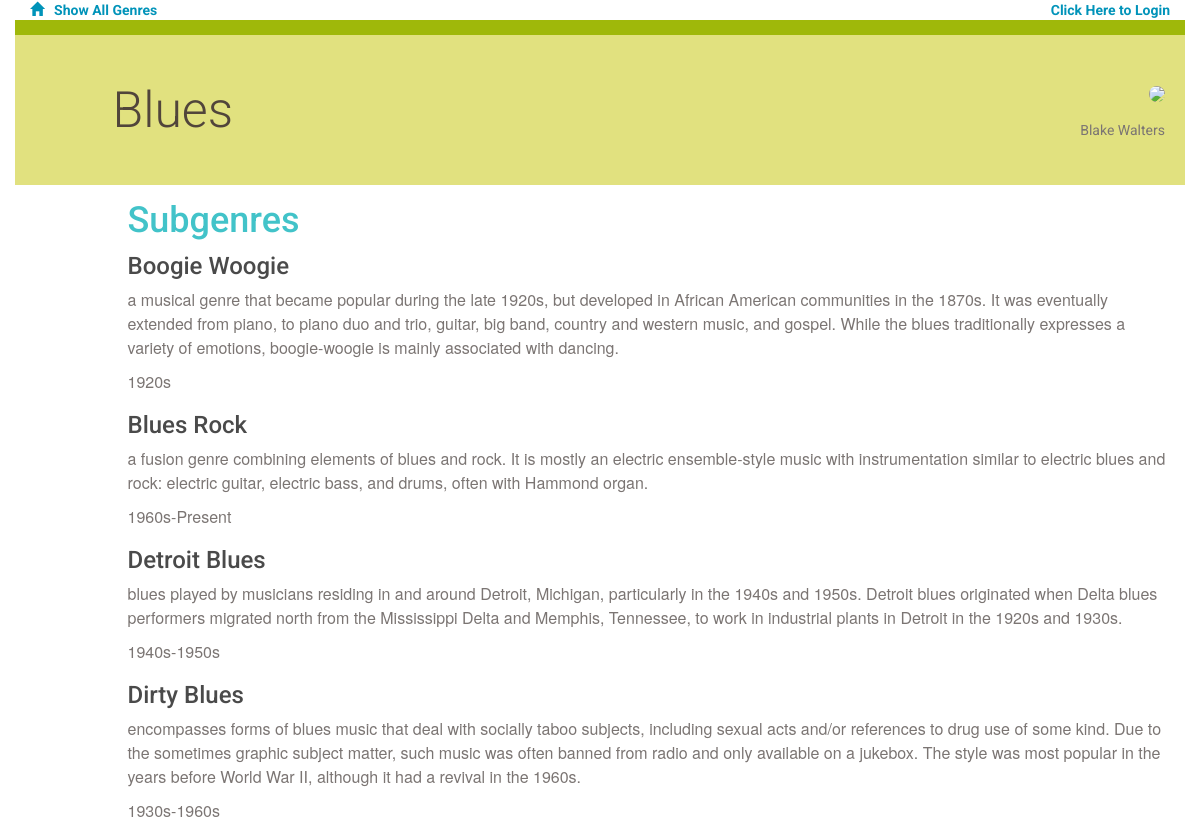
Page /genres/5/subgenre/ on the committed database.
### database_setup.py (models this page shows, shortened)
class Genre(Base):
    __tablename__ = 'genre'
    id = Column(Integer, primary_key = True)
    name = Column(String(80), nullable = False)
    user_id = Column(Integer, ForeignKey('user.id'))
    user = relationship(User)

class User(Base):
    __tablename__ = 'user'
    id = Column(Integer, primary_key=True)
    name = Column(String(250), nullable=False)
    email = Column(String(250), nullable=False)

class Subgenre(Base):
    __tablename__ = 'subgenre'
    name = Column(String(80), nullable = False)
    id = Column(Integer, primary_key = True)
    description = Column(String(400))
    instruments = Column(String(250))
    popular_years = Column(String(20))
    genre_id = Column(Integer, ForeignKey('genre.id'))
    genre = relationship(Genre)
    user_id = Column(Integer, ForeignKey('user.id'))
    user = relationship(User)

### application.py (the view)
@app.route('/genre/<int:genre_id>/')
@app.route('/genres/<int:genre_id>/subgenre/')
def genreSubgenre(genre_id):
    genre = session.query(Genre).filter_by(id = genre_id).one()
    creator = getUserInfo(genre.user_id)
    subgenres = session.query(Subgenre).filter_by(genre_id = genre_id).all()
    if 'username' not in login_session or creator.id != login_session['user_id']:
        return render_template('publicsubgenre.html', subgenres=subgenres, genre=genre, creator=creator)
    else:
        return render_template('subgenre.html', subgenres=subgenres, genre=genre, creator=creator)

### application.py (called while the page is built)
def getUserInfo(user_id):
    user = session.query(User).filter_by(id=user_id).one()
    return user

### templates/publicsubgenre.html (shortened to what this page needs)
{% extends "main.html" %}
{% block content %}
{% include "header.html" %}
    <div class="row divider green">
        <div class="col-md-12"></div>
    </div>
    <div class="row banner subgenre">
        <div class="col-md-11 col-md-offset-1 padding-none">
            <h1>{{genre.name}}
            <figure class="creator">
                <img src="{{url_for('static', filename='blank_user.gif')}}">
                <figcaption>{{creator.name}}</figcaption>
            </figure>
            </h1>
        </div>
    </div>
<div class = "row">
    <div class="col-md-12">
    </div>
</div>
<div class="row">
    <div class="col-md-1"></div>
    <div class="col-md-11">
        <h2>Subgenres</h2>
            {% for i in subgenres %}
                <div class="subgenre">
                    <h3>{{i.name}}</h3>
                    <p>{{i.description}}</p>
                    <p class="popular_years">{{i.popular_years}}</p>
                </div>
            {% endfor %}
    </div>
</div>
{% endblock %}

### static/styles.css (style rules this page uses)
* { font-family: "Helvetica Neue Bold", Roboto, Helvetica, Arial, sans-serif; font-weight: 700; }
h1 { font-family: "Helvetica Neue Light", Roboto, Helvetica, Arial, sans-serif; font-size: 50px; color: #51453B; line-height: 60px; font-weight: 300; }
h2 { font-size: 36px; color: #42C3C9; line-height: 29px; }
h3 { font-size: 24px; color: #4A4A4A; line-height: 23px; }
p { font-family: "Helvetica Neue", Roboto, Helvetica, Arial, sans-serif; font-size: 16px; color: #7B7573; line-height: 24px; font-weight: 400; }
.padding-none { padding: 0; }
.divider { height: 15px; }
.divider.green { background-color: #9FB80A; }
.banner.subgenre { height: 150px; background-color: #E1E17F; }
.banner h1 { margin: 45px 0; }
.creator { padding-right: 20px; margin-top: -20px; text-align: right; float:right; }
.creator img { width: 100px; border-radius: 50%; }
.creator figcaption { font-size: 14px; color: #7B7573; font-weight: 400; margin-top: -20px; }

### rows in the picture
Genre: name "Blues"
User: name "Blake Walters"
Subgenre: name "Boogie Woogie", description "a musical genre that became popular during the late 1920s, but developed in African American communities in the 1870s. It was eventually extended from piano, to piano duo and trio, guitar, big band, country and western music, and gospel. While the blues traditionally expresses a variety of emotions, boogie-woogie is mainly associated with dancing.", popular_years "1920s"
Subgenre: name "Blues Rock", description "a fusion genre combining elements of blues and rock. It is mostly an electric ensemble-style music with instrumentation similar to electric blues and rock: electric guitar, electric bass, and drums, often with Hammond organ.", popular_years "1960s-Present"
Subgenre: name "Detroit Blues", description "blues played by musicians residing in and around Detroit, Michigan, particularly in the 1940s and 1950s. Detroit blues originated when Delta blues performers migrated north from the Mississippi Delta and Memphis, Tennessee, to work in industrial plants in Detroit in the 1920s and 1930s.", popular_years "1940s-1950s"
Subgenre: name "Dirty Blues", description "encompasses forms of blues music that deal with socially taboo subjects, including sexual acts and/or references to drug use of some kind. Due to the sometimes graphic subject matter, such music was often banned from radio and only available on a jukebox. The style was most popular in the years before World War II, although it had a revival in the 1960s.", popular_years "1930s-1960s"
